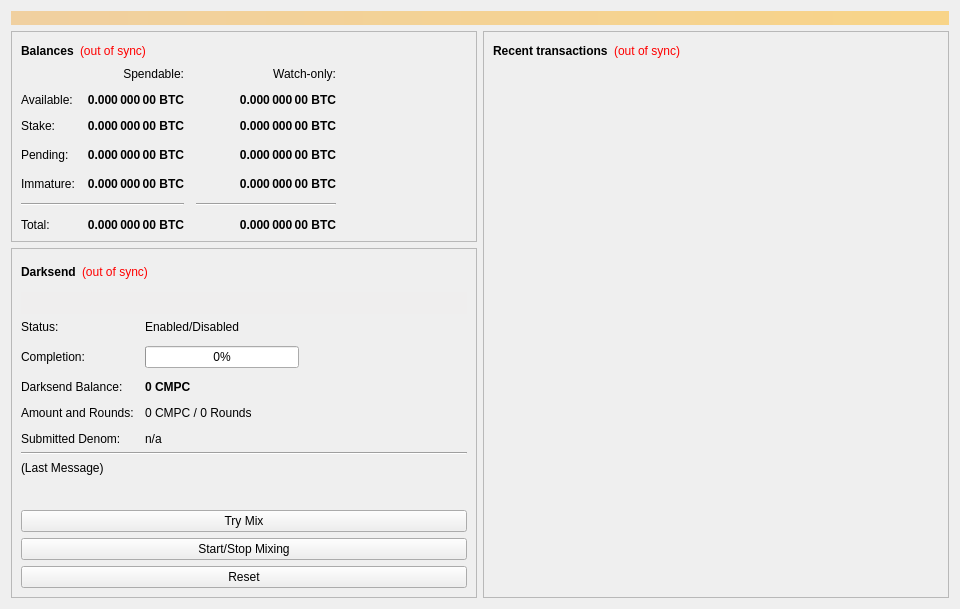
<?xml version="1.0" encoding="UTF-8"?>
<ui version="4.0">
 <class>OverviewPage</class>
 <widget class="QWidget" name="OverviewPage">
  <property name="geometry">
   <rect>
    <x>0</x>
    <y>0</y>
    <width>960</width>
    <height>594</height>
   </rect>
  </property>
  <property name="minimumSize">
   <size>
    <width>960</width>
    <height>0</height>
   </size>
  </property>
  <property name="windowTitle">
   <string>Form</string>
  </property>
  <layout class="QVBoxLayout" name="topLayout">
   <item>
    <widget class="QLabel" name="labelAlerts">
     <property name="visible">
      <bool>false</bool>
     </property>
     <property name="styleSheet">
      <string notr="true">background-color: qlineargradient(x1: 0, y1: 0, x2: 1, y2: 0, stop:0 #F0D0A0, stop:1 #F8D488); color:#000000;</string>
     </property>
     <property name="wordWrap">
      <bool>true</bool>
     </property>
     <property name="margin">
      <number>3</number>
     </property>
    </widget>
   </item>
   <item>
    <layout class="QHBoxLayout" name="horizontalLayout" stretch="1,1">
     <item>
      <layout class="QVBoxLayout" name="verticalLayout_2">
       <item>
        <widget class="QFrame" name="frame">
         <property name="frameShape">
          <enum>QFrame::StyledPanel</enum>
         </property>
         <property name="frameShadow">
          <enum>QFrame::Raised</enum>
         </property>
         <layout class="QVBoxLayout" name="verticalLayout_4">
          <item>
           <layout class="QHBoxLayout" name="horizontalLayout_4">
            <item>
             <widget class="QLabel" name="label_5">
              <property name="font">
               <font>
                <weight>75</weight>
                <bold>true</bold>
               </font>
              </property>
              <property name="text">
               <string>Balances</string>
              </property>
             </widget>
            </item>
            <item>
             <widget class="QLabel" name="labelWalletStatus">
              <property name="cursor">
               <cursorShape>WhatsThisCursor</cursorShape>
              </property>
              <property name="toolTip">
               <string>The displayed information may be out of date. Your wallet automatically synchronizes with the CompetitionCoin network after a connection is established, but this process has not completed yet.</string>
              </property>
              <property name="styleSheet">
               <string notr="true">QLabel { color: red; }</string>
              </property>
              <property name="text">
               <string notr="true">(out of sync)</string>
              </property>
              <property name="alignment">
               <set>Qt::AlignLeading|Qt::AlignLeft|Qt::AlignVCenter</set>
              </property>
             </widget>
            </item>
            <item>
             <spacer name="horizontalSpacer_3">
              <property name="orientation">
               <enum>Qt::Horizontal</enum>
              </property>
              <property name="sizeHint" stdset="0">
               <size>
                <width>40</width>
                <height>20</height>
               </size>
              </property>
             </spacer>
            </item>
           </layout>
          </item>
          <item>
           <layout class="QGridLayout" name="gridLayout">
            <property name="spacing">
             <number>12</number>
            </property>
            <item row="3" column="2">
             <widget class="QLabel" name="labelWatchPending">
              <property name="font">
               <font>
                <weight>75</weight>
                <bold>true</bold>
               </font>
              </property>
              <property name="cursor">
               <cursorShape>IBeamCursor</cursorShape>
              </property>
              <property name="toolTip">
               <string>Unconfirmed transactions to watch-only addresses</string>
              </property>
              <property name="text">
               <string notr="true">0.000 000 00 BTC</string>
              </property>
              <property name="alignment">
               <set>Qt::AlignRight|Qt::AlignTrailing|Qt::AlignVCenter</set>
              </property>
              <property name="textInteractionFlags">
               <set>Qt::LinksAccessibleByMouse|Qt::TextSelectableByKeyboard|Qt::TextSelectableByMouse</set>
              </property>
             </widget>
            </item>
            <item row="3" column="1">
             <widget class="QLabel" name="labelUnconfirmed">
              <property name="font">
               <font>
                <weight>75</weight>
                <bold>true</bold>
               </font>
              </property>
              <property name="cursor">
               <cursorShape>IBeamCursor</cursorShape>
              </property>
              <property name="toolTip">
               <string>Total of transactions that have yet to be confirmed, and do not yet count toward the spendable balance</string>
              </property>
              <property name="text">
               <string notr="true">0.000 000 00 BTC</string>
              </property>
              <property name="alignment">
               <set>Qt::AlignRight|Qt::AlignTrailing|Qt::AlignVCenter</set>
              </property>
              <property name="textInteractionFlags">
               <set>Qt::LinksAccessibleByMouse|Qt::TextSelectableByKeyboard|Qt::TextSelectableByMouse</set>
              </property>
             </widget>
            </item>
            <item row="4" column="2">
             <widget class="QLabel" name="labelWatchImmature">
              <property name="font">
               <font>
                <weight>75</weight>
                <bold>true</bold>
               </font>
              </property>
              <property name="cursor">
               <cursorShape>IBeamCursor</cursorShape>
              </property>
              <property name="toolTip">
               <string>Mined balance in watch-only addresses that has not yet matured</string>
              </property>
              <property name="text">
               <string notr="true">0.000 000 00 BTC</string>
              </property>
              <property name="alignment">
               <set>Qt::AlignRight|Qt::AlignTrailing|Qt::AlignVCenter</set>
              </property>
              <property name="textInteractionFlags">
               <set>Qt::LinksAccessibleByMouse|Qt::TextSelectableByKeyboard|Qt::TextSelectableByMouse</set>
              </property>
             </widget>
            </item>
            <item row="5" column="0" colspan="2">
             <widget class="Line" name="lineSpendableBalance">
              <property name="orientation">
               <enum>Qt::Horizontal</enum>
              </property>
             </widget>
            </item>
            <item row="5" column="2">
             <widget class="Line" name="lineWatchBalance">
              <property name="sizePolicy">
               <sizepolicy hsizetype="Preferred" vsizetype="Fixed">
                <horstretch>0</horstretch>
                <verstretch>0</verstretch>
               </sizepolicy>
              </property>
              <property name="minimumSize">
               <size>
                <width>140</width>
                <height>0</height>
               </size>
              </property>
              <property name="orientation">
               <enum>Qt::Horizontal</enum>
              </property>
             </widget>
            </item>
            <item row="6" column="0">
             <widget class="QLabel" name="labelTotalText">
              <property name="text">
               <string>Total:</string>
              </property>
             </widget>
            </item>
            <item row="4" column="1">
             <widget class="QLabel" name="labelImmature">
              <property name="font">
               <font>
                <weight>75</weight>
                <bold>true</bold>
               </font>
              </property>
              <property name="cursor">
               <cursorShape>IBeamCursor</cursorShape>
              </property>
              <property name="toolTip">
               <string>Mined balance that has not yet matured</string>
              </property>
              <property name="text">
               <string notr="true">0.000 000 00 BTC</string>
              </property>
              <property name="alignment">
               <set>Qt::AlignRight|Qt::AlignTrailing|Qt::AlignVCenter</set>
              </property>
              <property name="textInteractionFlags">
               <set>Qt::LinksAccessibleByMouse|Qt::TextSelectableByKeyboard|Qt::TextSelectableByMouse</set>
              </property>
             </widget>
            </item>
            <item row="3" column="3">
             <spacer name="horizontalSpacer_2">
              <property name="orientation">
               <enum>Qt::Horizontal</enum>
              </property>
              <property name="sizeHint" stdset="0">
               <size>
                <width>40</width>
                <height>20</height>
               </size>
              </property>
             </spacer>
            </item>
            <item row="4" column="0">
             <widget class="QLabel" name="labelImmatureText">
              <property name="text">
               <string>Immature:</string>
              </property>
             </widget>
            </item>
            <item row="6" column="1">
             <widget class="QLabel" name="labelTotal">
              <property name="font">
               <font>
                <weight>75</weight>
                <bold>true</bold>
               </font>
              </property>
              <property name="cursor">
               <cursorShape>IBeamCursor</cursorShape>
              </property>
              <property name="toolTip">
               <string>Your current total balance</string>
              </property>
              <property name="text">
               <string notr="true">0.000 000 00 BTC</string>
              </property>
              <property name="alignment">
               <set>Qt::AlignRight|Qt::AlignTrailing|Qt::AlignVCenter</set>
              </property>
              <property name="textInteractionFlags">
               <set>Qt::LinksAccessibleByMouse|Qt::TextSelectableByKeyboard|Qt::TextSelectableByMouse</set>
              </property>
             </widget>
            </item>
            <item row="6" column="2">
             <widget class="QLabel" name="labelWatchTotal">
              <property name="font">
               <font>
                <weight>75</weight>
                <bold>true</bold>
               </font>
              </property>
              <property name="cursor">
               <cursorShape>IBeamCursor</cursorShape>
              </property>
              <property name="toolTip">
               <string>Current total balance in watch-only addresses</string>
              </property>
              <property name="text">
               <string notr="true">0.000 000 00 BTC</string>
              </property>
              <property name="alignment">
               <set>Qt::AlignRight|Qt::AlignTrailing|Qt::AlignVCenter</set>
              </property>
              <property name="textInteractionFlags">
               <set>Qt::LinksAccessibleByMouse|Qt::TextSelectableByKeyboard|Qt::TextSelectableByMouse</set>
              </property>
             </widget>
            </item>
            <item row="0" column="2">
             <widget class="QLabel" name="labelWatchonly">
              <property name="text">
               <string>Watch-only:</string>
              </property>
              <property name="alignment">
               <set>Qt::AlignRight|Qt::AlignTrailing|Qt::AlignVCenter</set>
              </property>
             </widget>
            </item>
            <item row="1" column="0">
             <widget class="QLabel" name="labelBalanceText">
              <property name="text">
               <string>Available:</string>
              </property>
             </widget>
            </item>
            <item row="1" column="1">
             <widget class="QLabel" name="labelBalance">
              <property name="font">
               <font>
                <weight>75</weight>
                <bold>true</bold>
               </font>
              </property>
              <property name="cursor">
               <cursorShape>IBeamCursor</cursorShape>
              </property>
              <property name="toolTip">
               <string>Your current spendable balance</string>
              </property>
              <property name="text">
               <string notr="true">0.000 000 00 BTC</string>
              </property>
              <property name="alignment">
               <set>Qt::AlignRight|Qt::AlignTrailing|Qt::AlignVCenter</set>
              </property>
              <property name="textInteractionFlags">
               <set>Qt::LinksAccessibleByMouse|Qt::TextSelectableByKeyboard|Qt::TextSelectableByMouse</set>
              </property>
             </widget>
            </item>
            <item row="2" column="0">
             <widget class="QLabel" name="label_10">
              <property name="text">
               <string>Stake:</string>
              </property>
             </widget>
            </item>
            <item row="2" column="1">
             <widget class="QLabel" name="labelStake">
              <property name="font">
               <font>
                <weight>75</weight>
                <bold>true</bold>
               </font>
              </property>
              <property name="cursor">
               <cursorShape>IBeamCursor</cursorShape>
              </property>
              <property name="toolTip">
               <string>Total of coins that was staked, and do not yet count toward the current balance</string>
              </property>
              <property name="text">
               <string notr="true">0.000 000 00 BTC</string>
              </property>
              <property name="alignment">
               <set>Qt::AlignRight|Qt::AlignTrailing|Qt::AlignVCenter</set>
              </property>
              <property name="textInteractionFlags">
               <set>Qt::LinksAccessibleByMouse|Qt::TextSelectableByKeyboard|Qt::TextSelectableByMouse</set>
              </property>
             </widget>
            </item>
            <item row="2" column="2">
             <widget class="QLabel" name="labelWatchStake">
              <property name="font">
               <font>
                <weight>75</weight>
                <bold>true</bold>
               </font>
              </property>
              <property name="cursor">
               <cursorShape>IBeamCursor</cursorShape>
              </property>
              <property name="toolTip">
               <string>Total of coins that was staked in watch-only addresses, and do not yet count toward the current watch-only balance</string>
              </property>
              <property name="text">
               <string notr="true">0.000 000 00 BTC</string>
              </property>
              <property name="alignment">
               <set>Qt::AlignRight|Qt::AlignTrailing|Qt::AlignVCenter</set>
              </property>
              <property name="textInteractionFlags">
               <set>Qt::LinksAccessibleByMouse|Qt::TextSelectableByKeyboard|Qt::TextSelectableByMouse</set>
              </property>
             </widget>
            </item>
            <item row="1" column="2">
             <widget class="QLabel" name="labelWatchAvailable">
              <property name="font">
               <font>
                <weight>75</weight>
                <bold>true</bold>
               </font>
              </property>
              <property name="cursor">
               <cursorShape>IBeamCursor</cursorShape>
              </property>
              <property name="toolTip">
               <string>Your current balance in watch-only addresses</string>
              </property>
              <property name="text">
               <string notr="true">0.000 000 00 BTC</string>
              </property>
              <property name="alignment">
               <set>Qt::AlignRight|Qt::AlignTrailing|Qt::AlignVCenter</set>
              </property>
              <property name="textInteractionFlags">
               <set>Qt::LinksAccessibleByMouse|Qt::TextSelectableByKeyboard|Qt::TextSelectableByMouse</set>
              </property>
             </widget>
            </item>
            <item row="3" column="0">
             <widget class="QLabel" name="labelPendingText">
              <property name="text">
               <string>Pending:</string>
              </property>
             </widget>
            </item>
            <item row="0" column="1">
             <widget class="QLabel" name="labelSpendable">
              <property name="text">
               <string>Spendable:</string>
              </property>
              <property name="alignment">
               <set>Qt::AlignRight|Qt::AlignTrailing|Qt::AlignVCenter</set>
              </property>
             </widget>
            </item>
           </layout>
          </item>
         </layout>
        </widget>
       </item>
       <item>
        <widget class="QFrame" name="frameDarksend">
         <property name="sizePolicy">
          <sizepolicy hsizetype="Expanding" vsizetype="Expanding">
           <horstretch>0</horstretch>
           <verstretch>0</verstretch>
          </sizepolicy>
         </property>
         <property name="minimumSize">
          <size>
           <width>0</width>
           <height>350</height>
          </size>
         </property>
         <property name="layoutDirection">
          <enum>Qt::LeftToRight</enum>
         </property>
         <property name="frameShape">
          <enum>QFrame::StyledPanel</enum>
         </property>
         <property name="frameShadow">
          <enum>QFrame::Raised</enum>
         </property>
         <layout class="QVBoxLayout" name="verticalLayout_5">
          <item>
           <layout class="QHBoxLayout" name="horizontalLayout_5">
            <item>
             <widget class="QLabel" name="label_2">
              <property name="font">
               <font>
                <weight>75</weight>
                <bold>true</bold>
               </font>
              </property>
              <property name="text">
               <string>Darksend</string>
              </property>
             </widget>
            </item>
            <item>
             <widget class="QLabel" name="labelDarksendSyncStatus">
              <property name="toolTip">
               <string>The displayed information may be out of date. Your wallet automatically synchronizes with the CompetitionCoin network after a connection is established, but this process has not completed yet.</string>
              </property>
              <property name="styleSheet">
               <string notr="true">QLabel { color: red; }</string>
              </property>
              <property name="text">
               <string notr="true">(out of sync)</string>
              </property>
              <property name="alignment">
               <set>Qt::AlignLeading|Qt::AlignLeft|Qt::AlignVCenter</set>
              </property>
             </widget>
            </item>
            <item>
             <spacer name="horizontalSpacer_4">
              <property name="orientation">
               <enum>Qt::Horizontal</enum>
              </property>
              <property name="sizeHint" stdset="0">
               <size>
                <width>40</width>
                <height>20</height>
               </size>
              </property>
             </spacer>
            </item>
           </layout>
          </item>
          <item>
           <widget class="QPushButton" name="runAutoDenom">
            <property name="palette">
             <palette>
              <active>
               <colorrole role="WindowText">
                <brush brushstyle="SolidPattern">
                 <color alpha="255">
                  <red>0</red>
                  <green>0</green>
                  <blue>0</blue>
                 </color>
                </brush>
               </colorrole>
               <colorrole role="Button">
                <brush brushstyle="SolidPattern">
                 <color alpha="255">
                  <red>239</red>
                  <green>238</green>
                  <blue>238</blue>
                 </color>
                </brush>
               </colorrole>
               <colorrole role="Light">
                <brush brushstyle="SolidPattern">
                 <color alpha="255">
                  <red>255</red>
                  <green>255</green>
                  <blue>255</blue>
                 </color>
                </brush>
               </colorrole>
               <colorrole role="Midlight">
                <brush brushstyle="SolidPattern">
                 <color alpha="255">
                  <red>247</red>
                  <green>246</green>
                  <blue>246</blue>
                 </color>
                </brush>
               </colorrole>
               <colorrole role="Dark">
                <brush brushstyle="SolidPattern">
                 <color alpha="255">
                  <red>119</red>
                  <green>119</green>
                  <blue>119</blue>
                 </color>
                </brush>
               </colorrole>
               <colorrole role="Mid">
                <brush brushstyle="SolidPattern">
                 <color alpha="255">
                  <red>159</red>
                  <green>159</green>
                  <blue>159</blue>
                 </color>
                </brush>
               </colorrole>
               <colorrole role="Text">
                <brush brushstyle="SolidPattern">
                 <color alpha="255">
                  <red>0</red>
                  <green>0</green>
                  <blue>0</blue>
                 </color>
                </brush>
               </colorrole>
               <colorrole role="BrightText">
                <brush brushstyle="SolidPattern">
                 <color alpha="255">
                  <red>255</red>
                  <green>255</green>
                  <blue>255</blue>
                 </color>
                </brush>
               </colorrole>
               <colorrole role="ButtonText">
                <brush brushstyle="SolidPattern">
                 <color alpha="255">
                  <red>0</red>
                  <green>0</green>
                  <blue>0</blue>
                 </color>
                </brush>
               </colorrole>
               <colorrole role="Base">
                <brush brushstyle="SolidPattern">
                 <color alpha="255">
                  <red>255</red>
                  <green>255</green>
                  <blue>255</blue>
                 </color>
                </brush>
               </colorrole>
               <colorrole role="Window">
                <brush brushstyle="SolidPattern">
                 <color alpha="255">
                  <red>239</red>
                  <green>238</green>
                  <blue>238</blue>
                 </color>
                </brush>
               </colorrole>
               <colorrole role="Shadow">
                <brush brushstyle="SolidPattern">
                 <color alpha="255">
                  <red>0</red>
                  <green>0</green>
                  <blue>0</blue>
                 </color>
                </brush>
               </colorrole>
               <colorrole role="AlternateBase">
                <brush brushstyle="SolidPattern">
                 <color alpha="255">
                  <red>247</red>
                  <green>246</green>
                  <blue>246</blue>
                 </color>
                </brush>
               </colorrole>
               <colorrole role="ToolTipBase">
                <brush brushstyle="SolidPattern">
                 <color alpha="255">
                  <red>255</red>
                  <green>255</green>
                  <blue>220</blue>
                 </color>
                </brush>
               </colorrole>
               <colorrole role="ToolTipText">
                <brush brushstyle="SolidPattern">
                 <color alpha="255">
                  <red>0</red>
                  <green>0</green>
                  <blue>0</blue>
                 </color>
                </brush>
               </colorrole>
              </active>
              <inactive>
               <colorrole role="WindowText">
                <brush brushstyle="SolidPattern">
                 <color alpha="255">
                  <red>0</red>
                  <green>0</green>
                  <blue>0</blue>
                 </color>
                </brush>
               </colorrole>
               <colorrole role="Button">
                <brush brushstyle="SolidPattern">
                 <color alpha="255">
                  <red>239</red>
                  <green>238</green>
                  <blue>238</blue>
                 </color>
                </brush>
               </colorrole>
               <colorrole role="Light">
                <brush brushstyle="SolidPattern">
                 <color alpha="255">
                  <red>255</red>
                  <green>255</green>
                  <blue>255</blue>
                 </color>
                </brush>
               </colorrole>
               <colorrole role="Midlight">
                <brush brushstyle="SolidPattern">
                 <color alpha="255">
                  <red>247</red>
                  <green>246</green>
                  <blue>246</blue>
                 </color>
                </brush>
               </colorrole>
               <colorrole role="Dark">
                <brush brushstyle="SolidPattern">
                 <color alpha="255">
                  <red>119</red>
                  <green>119</green>
                  <blue>119</blue>
                 </color>
                </brush>
               </colorrole>
               <colorrole role="Mid">
                <brush brushstyle="SolidPattern">
                 <color alpha="255">
                  <red>159</red>
                  <green>159</green>
                  <blue>159</blue>
                 </color>
                </brush>
               </colorrole>
               <colorrole role="Text">
                <brush brushstyle="SolidPattern">
                 <color alpha="255">
                  <red>0</red>
                  <green>0</green>
                  <blue>0</blue>
                 </color>
                </brush>
               </colorrole>
               <colorrole role="BrightText">
                <brush brushstyle="SolidPattern">
                 <color alpha="255">
                  <red>255</red>
                  <green>255</green>
                  <blue>255</blue>
                 </color>
                </brush>
               </colorrole>
               <colorrole role="ButtonText">
                <brush brushstyle="SolidPattern">
                 <color alpha="255">
                  <red>0</red>
                  <green>0</green>
                  <blue>0</blue>
                 </color>
                </brush>
               </colorrole>
               <colorrole role="Base">
                <brush brushstyle="SolidPattern">
                 <color alpha="255">
                  <red>255</red>
                  <green>255</green>
                  <blue>255</blue>
                 </color>
                </brush>
               </colorrole>
               <colorrole role="Window">
                <brush brushstyle="SolidPattern">
                 <color alpha="255">
                  <red>239</red>
                  <green>238</green>
                  <blue>238</blue>
                 </color>
                </brush>
               </colorrole>
               <colorrole role="Shadow">
                <brush brushstyle="SolidPattern">
                 <color alpha="255">
                  <red>0</red>
                  <green>0</green>
                  <blue>0</blue>
                 </color>
                </brush>
               </colorrole>
               <colorrole role="AlternateBase">
                <brush brushstyle="SolidPattern">
                 <color alpha="255">
                  <red>247</red>
                  <green>246</green>
                  <blue>246</blue>
                 </color>
                </brush>
               </colorrole>
               <colorrole role="ToolTipBase">
                <brush brushstyle="SolidPattern">
                 <color alpha="255">
                  <red>255</red>
                  <green>255</green>
                  <blue>220</blue>
                 </color>
                </brush>
               </colorrole>
               <colorrole role="ToolTipText">
                <brush brushstyle="SolidPattern">
                 <color alpha="255">
                  <red>0</red>
                  <green>0</green>
                  <blue>0</blue>
                 </color>
                </brush>
               </colorrole>
              </inactive>
              <disabled>
               <colorrole role="WindowText">
                <brush brushstyle="SolidPattern">
                 <color alpha="255">
                  <red>119</red>
                  <green>119</green>
                  <blue>119</blue>
                 </color>
                </brush>
               </colorrole>
               <colorrole role="Button">
                <brush brushstyle="SolidPattern">
                 <color alpha="255">
                  <red>239</red>
                  <green>238</green>
                  <blue>238</blue>
                 </color>
                </brush>
               </colorrole>
               <colorrole role="Light">
                <brush brushstyle="SolidPattern">
                 <color alpha="255">
                  <red>255</red>
                  <green>255</green>
                  <blue>255</blue>
                 </color>
                </brush>
               </colorrole>
               <colorrole role="Midlight">
                <brush brushstyle="SolidPattern">
                 <color alpha="255">
                  <red>247</red>
                  <green>246</green>
                  <blue>246</blue>
                 </color>
                </brush>
               </colorrole>
               <colorrole role="Dark">
                <brush brushstyle="SolidPattern">
                 <color alpha="255">
                  <red>119</red>
                  <green>119</green>
                  <blue>119</blue>
                 </color>
                </brush>
               </colorrole>
               <colorrole role="Mid">
                <brush brushstyle="SolidPattern">
                 <color alpha="255">
                  <red>159</red>
                  <green>159</green>
                  <blue>159</blue>
                 </color>
                </brush>
               </colorrole>
               <colorrole role="Text">
                <brush brushstyle="SolidPattern">
                 <color alpha="255">
                  <red>119</red>
                  <green>119</green>
                  <blue>119</blue>
                 </color>
                </brush>
               </colorrole>
               <colorrole role="BrightText">
                <brush brushstyle="SolidPattern">
                 <color alpha="255">
                  <red>255</red>
                  <green>255</green>
                  <blue>255</blue>
                 </color>
                </brush>
               </colorrole>
               <colorrole role="ButtonText">
                <brush brushstyle="SolidPattern">
                 <color alpha="255">
                  <red>119</red>
                  <green>119</green>
                  <blue>119</blue>
                 </color>
                </brush>
               </colorrole>
               <colorrole role="Base">
                <brush brushstyle="SolidPattern">
                 <color alpha="255">
                  <red>239</red>
                  <green>238</green>
                  <blue>238</blue>
                 </color>
                </brush>
               </colorrole>
               <colorrole role="Window">
                <brush brushstyle="SolidPattern">
                 <color alpha="255">
                  <red>239</red>
                  <green>238</green>
                  <blue>238</blue>
                 </color>
                </brush>
               </colorrole>
               <colorrole role="Shadow">
                <brush brushstyle="SolidPattern">
                 <color alpha="255">
                  <red>0</red>
                  <green>0</green>
                  <blue>0</blue>
                 </color>
                </brush>
               </colorrole>
               <colorrole role="AlternateBase">
                <brush brushstyle="SolidPattern">
                 <color alpha="255">
                  <red>239</red>
                  <green>238</green>
                  <blue>238</blue>
                 </color>
                </brush>
               </colorrole>
               <colorrole role="ToolTipBase">
                <brush brushstyle="SolidPattern">
                 <color alpha="255">
                  <red>255</red>
                  <green>255</green>
                  <blue>220</blue>
                 </color>
                </brush>
               </colorrole>
               <colorrole role="ToolTipText">
                <brush brushstyle="SolidPattern">
                 <color alpha="255">
                  <red>0</red>
                  <green>0</green>
                  <blue>0</blue>
                 </color>
                </brush>
               </colorrole>
              </disabled>
             </palette>
            </property>
            <property name="focusPolicy">
             <enum>Qt::NoFocus</enum>
            </property>
            <property name="autoFillBackground">
             <bool>true</bool>
            </property>
            <property name="text">
             <string/>
            </property>
            <property name="flat">
             <bool>true</bool>
            </property>
           </widget>
          </item>
          <item>
           <layout class="QFormLayout" name="formLayout">
            <property name="fieldGrowthPolicy">
             <enum>QFormLayout::AllNonFixedFieldsGrow</enum>
            </property>
            <property name="horizontalSpacing">
             <number>11</number>
            </property>
            <property name="verticalSpacing">
             <number>12</number>
            </property>
            <item row="0" column="0">
             <widget class="QLabel" name="label_6">
              <property name="text">
               <string>Status:</string>
              </property>
             </widget>
            </item>
            <item row="1" column="0">
             <widget class="QLabel" name="label_7">
              <property name="text">
               <string>Completion:</string>
              </property>
             </widget>
            </item>
            <item row="1" column="1">
             <widget class="QProgressBar" name="darksendProgress">
              <property name="maximumSize">
               <size>
                <width>154</width>
                <height>16777215</height>
               </size>
              </property>
              <property name="value">
               <number>0</number>
              </property>
             </widget>
            </item>
            <item row="3" column="0">
             <widget class="QLabel" name="labelAnonymizedText">
              <property name="text">
               <string>Darksend Balance:</string>
              </property>
             </widget>
            </item>
            <item row="3" column="1">
             <widget class="QLabel" name="labelAnonymized">
              <property name="font">
               <font>
                <weight>75</weight>
                <bold>true</bold>
               </font>
              </property>
              <property name="text">
               <string notr="true">0 CMPC</string>
              </property>
             </widget>
            </item>
            <item row="4" column="0">
             <widget class="QLabel" name="label_8">
              <property name="text">
               <string>Amount and Rounds:</string>
              </property>
             </widget>
            </item>
            <item row="4" column="1">
             <widget class="QLabel" name="labelAmountRounds">
              <property name="text">
               <string>0 CMPC / 0 Rounds</string>
              </property>
             </widget>
            </item>
            <item row="5" column="0">
             <widget class="QLabel" name="label_9">
              <property name="text">
               <string>Submitted Denom:</string>
              </property>
             </widget>
            </item>
            <item row="5" column="1">
             <widget class="QLabel" name="labelSubmittedDenom">
              <property name="toolTip">
               <string>The denominations you submitted to the Masternode.&lt;br&gt;To mix, other users must submit the exact same denominations.</string>
              </property>
              <property name="text">
               <string>n/a</string>
              </property>
             </widget>
            </item>
            <item row="0" column="1">
             <widget class="QLabel" name="darksendEnabled">
              <property name="text">
               <string>Enabled/Disabled</string>
              </property>
             </widget>
            </item>
           </layout>
          </item>
          <item>
           <widget class="Line" name="lineLastMessage">
            <property name="orientation">
             <enum>Qt::Horizontal</enum>
            </property>
           </widget>
          </item>
          <item>
           <widget class="QLabel" name="darksendStatus">
            <property name="minimumSize">
             <size>
              <width>288</width>
              <height>43</height>
             </size>
            </property>
            <property name="text">
             <string>(Last Message)</string>
            </property>
            <property name="alignment">
             <set>Qt::AlignLeading|Qt::AlignLeft|Qt::AlignTop</set>
            </property>
            <property name="wordWrap">
             <bool>true</bool>
            </property>
           </widget>
          </item>
          <item>
           <widget class="QPushButton" name="darksendAuto">
            <property name="sizePolicy">
             <sizepolicy hsizetype="MinimumExpanding" vsizetype="Fixed">
              <horstretch>0</horstretch>
              <verstretch>0</verstretch>
             </sizepolicy>
            </property>
            <property name="toolTip">
             <string>Try to manually submit a Darksend request.</string>
            </property>
            <property name="text">
             <string>Try Mix</string>
            </property>
           </widget>
          </item>
          <item>
           <widget class="QPushButton" name="toggleDarksend">
            <property name="sizePolicy">
             <sizepolicy hsizetype="MinimumExpanding" vsizetype="Fixed">
              <horstretch>0</horstretch>
              <verstretch>0</verstretch>
             </sizepolicy>
            </property>
            <property name="text">
             <string>Start/Stop Mixing</string>
            </property>
           </widget>
          </item>
          <item>
           <widget class="QPushButton" name="darksendReset">
            <property name="sizePolicy">
             <sizepolicy hsizetype="MinimumExpanding" vsizetype="Fixed">
              <horstretch>0</horstretch>
              <verstretch>0</verstretch>
             </sizepolicy>
            </property>
            <property name="toolTip">
             <string>Reset the current status of Darksend (can interrupt Darksend if it's in the process of Mixing, which can cost you money!)</string>
            </property>
            <property name="autoFillBackground">
             <bool>false</bool>
            </property>
            <property name="text">
             <string>Reset</string>
            </property>
           </widget>
          </item>
         </layout>
        </widget>
       </item>
       <item>
        <spacer name="verticalSpacer">
         <property name="orientation">
          <enum>Qt::Vertical</enum>
         </property>
         <property name="sizeHint" stdset="0">
          <size>
           <width>20</width>
           <height>40</height>
          </size>
         </property>
        </spacer>
       </item>
      </layout>
     </item>
     <item>
      <layout class="QVBoxLayout" name="verticalLayout_3">
       <item>
        <widget class="QFrame" name="frame_2">
         <property name="frameShape">
          <enum>QFrame::StyledPanel</enum>
         </property>
         <property name="frameShadow">
          <enum>QFrame::Raised</enum>
         </property>
         <layout class="QVBoxLayout" name="verticalLayout">
          <item>
           <layout class="QHBoxLayout" name="horizontalLayout_2">
            <item>
             <widget class="QLabel" name="label_4">
              <property name="font">
               <font>
                <weight>75</weight>
                <bold>true</bold>
               </font>
              </property>
              <property name="text">
               <string>Recent transactions</string>
              </property>
             </widget>
            </item>
            <item>
             <widget class="QLabel" name="labelTransactionsStatus">
              <property name="cursor">
               <cursorShape>WhatsThisCursor</cursorShape>
              </property>
              <property name="toolTip">
               <string>The displayed information may be out of date. Your wallet automatically synchronizes with the CompetitionCoin network after a connection is established, but this process has not completed yet.</string>
              </property>
              <property name="styleSheet">
               <string notr="true">QLabel { color: red; }</string>
              </property>
              <property name="text">
               <string notr="true">(out of sync)</string>
              </property>
              <property name="alignment">
               <set>Qt::AlignRight|Qt::AlignTrailing|Qt::AlignVCenter</set>
              </property>
             </widget>
            </item>
            <item>
             <spacer name="horizontalSpacer">
              <property name="orientation">
               <enum>Qt::Horizontal</enum>
              </property>
              <property name="sizeHint" stdset="0">
               <size>
                <width>40</width>
                <height>20</height>
               </size>
              </property>
             </spacer>
            </item>
           </layout>
          </item>
          <item>
           <widget class="QListView" name="listTransactions">
            <property name="styleSheet">
             <string notr="true">QListView { background: transparent; }</string>
            </property>
            <property name="frameShape">
             <enum>QFrame::NoFrame</enum>
            </property>
            <property name="verticalScrollBarPolicy">
             <enum>Qt::ScrollBarAlwaysOff</enum>
            </property>
            <property name="horizontalScrollBarPolicy">
             <enum>Qt::ScrollBarAlwaysOff</enum>
            </property>
            <property name="selectionMode">
             <enum>QAbstractItemView::NoSelection</enum>
            </property>
           </widget>
          </item>
         </layout>
        </widget>
       </item>
      </layout>
     </item>
    </layout>
   </item>
  </layout>
 </widget>
 <resources/>
 <connections/>
</ui>
